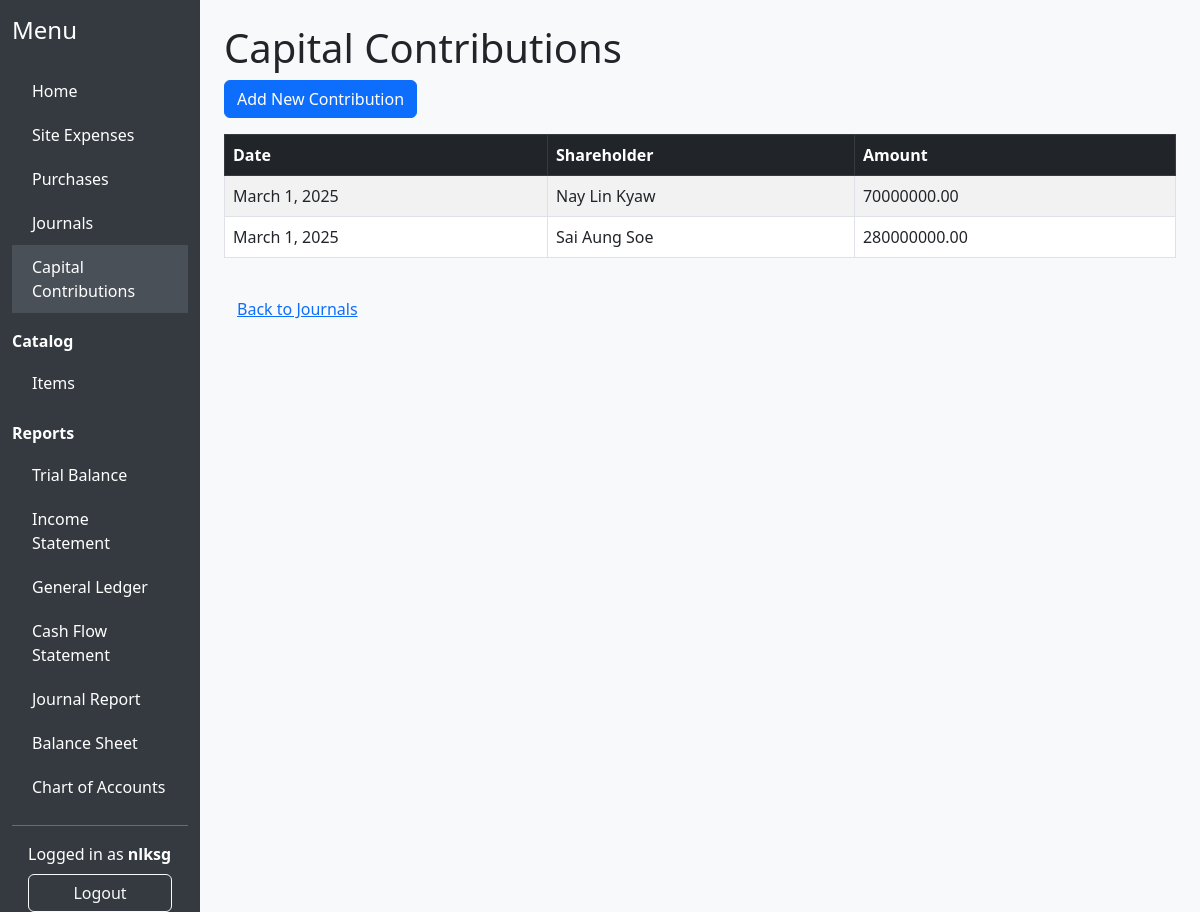
Page /accounting/capital-contributions/ (signed in) on the earlier database version.
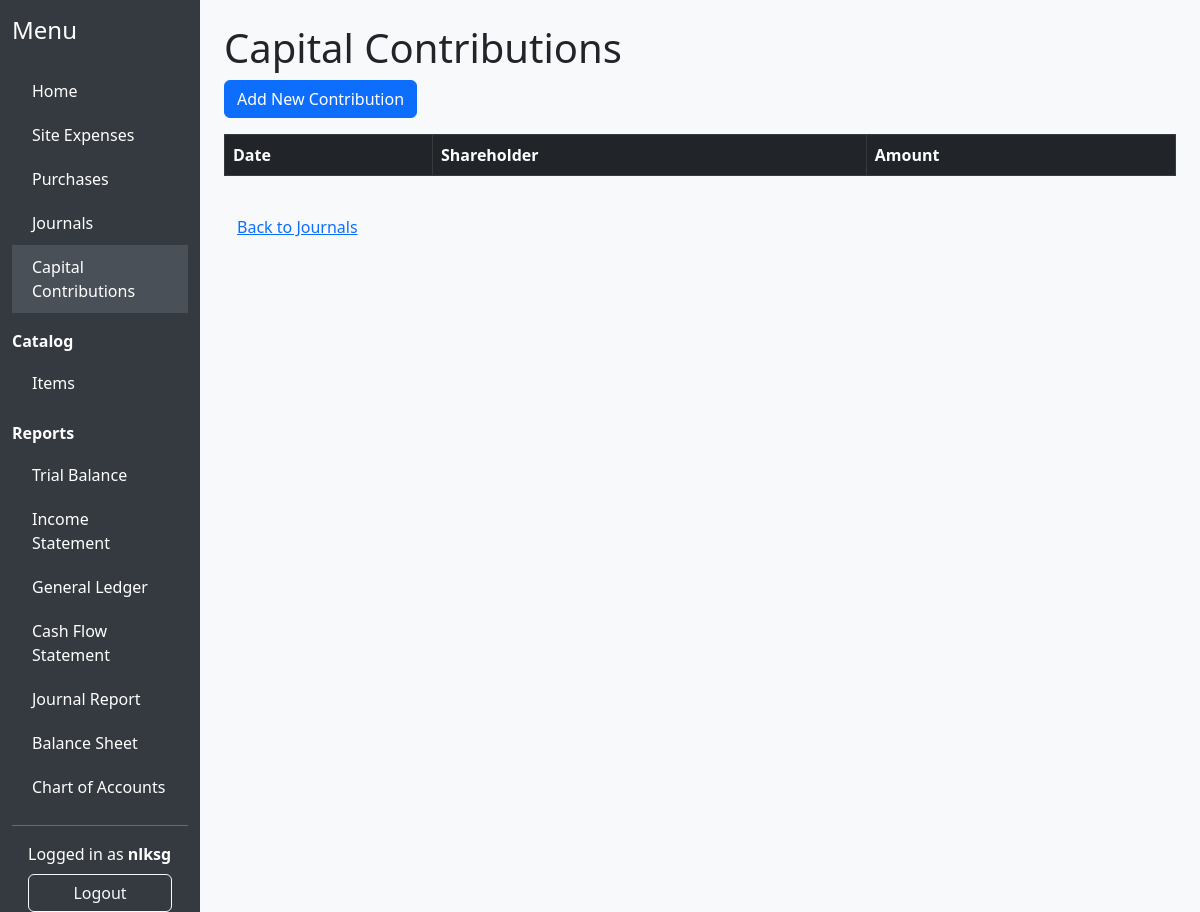
Same page on the later database version.
### accounting/models.py (models this page shows, shortened)
class CapitalContribution(models.Model):
    shareholder = models.ForeignKey(ShareHolder, on_delete=models.CASCADE)
    amount = models.DecimalField(max_digits=15, decimal_places=2)
    date = models.DateField()
    journal = models.ForeignKey('Journal', on_delete=models.CASCADE, null=True, blank=True, related_name='capital_contributions')

class ShareHolder(models.Model):
    name = models.CharField(max_length=100)
    email = models.EmailField(blank=True)

### accounting/views.py (the view)
# urls.py: path('capital-contributions/', views.capital_contribution_list, name='capital_contribution_list'),
@login_required
def capital_contribution_list(request):
    contributions = CapitalContribution.objects.select_related('shareholder').order_by('-date')
    return render(request, 'accounting/capital_contribution_list.html', {'contributions': contributions})

### accounting/templatetags/accounting_extras.py (called while the page is built)
@register.filter
def startswith(text, starts):
    if isinstance(text, str):
        return text.startswith(starts)
    return False

@register.filter(name='is_accountant_or_admin')
def is_accountant_or_admin(user):
    return user.groups.filter(name__in=['Accountant', 'Admin']).exists()

### accounting/templates/accounting/capital_contribution_list.html (shortened to what this page needs)
{% extends 'accounting/base.html' %}
{% block content %}
<h1>Capital Contributions</h1>
<a href="{% url 'accounting:capital_contribution_create' %}" class="btn btn-primary mb-3">Add New Contribution</a>
<div class="table-responsive">
<table class="table table-bordered table-striped bg-white">
    <thead class="table-dark">
    <tr>
        <th>Date</th>
        <th>Shareholder</th>
        <th>Amount</th>
    </tr>
    </thead>
    <tbody>
    {% for c in contributions %}
    <tr>
        <td>{{ c.date }}</td>
        <td>{{ c.shareholder.name }}</td>
        <td>{{ c.amount }}</td>
    </tr>
    {% endfor %}
    </tbody>
</table>
</div>
<a href="{% url 'accounting:journal_list' %}" class="btn btn-link mt-3">Back to Journals</a>
{% endblock %}

Differences in the rows shown:
removed CapitalContribution: date "March 1, 2025", shareholder.name "Nay Lin Kyaw", amount "70000000.00"
removed CapitalContribution: date "March 1, 2025", shareholder.name "Sai Aung Soe", amount "280000000.00"
